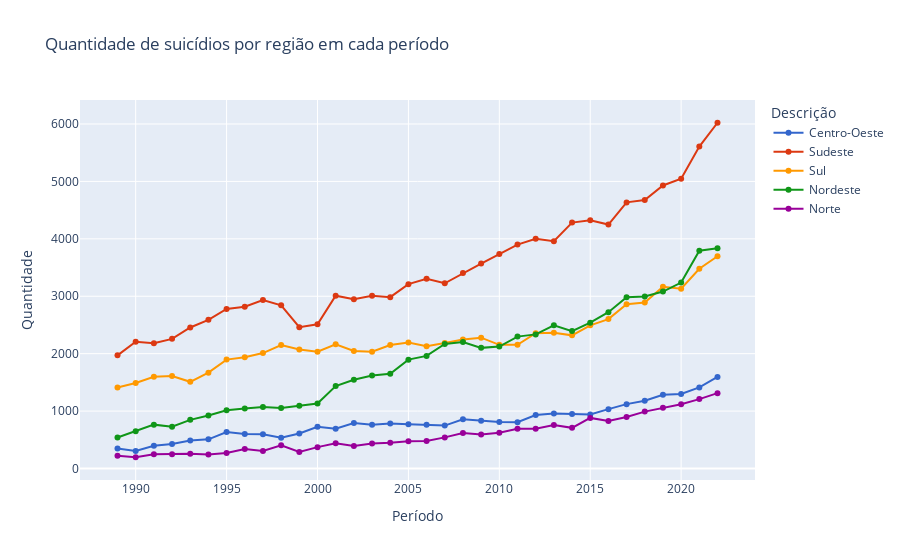

Here is the notebook cell this chart was saved with:
### Code cell
#Gráfico de linha Quantidade de suicídios por região em cada período 
dadosRegPeriodo = BancoLocal.buscar_dados('reg_periodo')

dadosRegPeriodo = dadosRegPeriodo.rename(columns={'quantidade':'Quantidade','ano':'Período','descricao':'Descrição'})

analiseRegiaoPeriodo = AnaliseRegiao(dadosRegPeriodo, 'Período', 'Quantidade', 'Descrição')
analiseRegiaoPeriodo.criar_grafico()
analiseRegiaoPeriodo.anos_max_min()

### Figure 1 — Plotly figure (JSON) as saved in the notebook; plotly's stock layout.template omitted (floating-point values rounded to 4 significant figures)
{"data": [{"hovertemplate": "Descrição=Centro-Oeste<br>Período=%{x}<br>Quantidade=%{y}<extra></extra>", "legendgroup": "Centro-Oeste", "line": {"color": "#3366CC", "dash": "solid"}, "marker": {"symbol": "circle"}, "mode": "lines+markers", "name": "Centro-Oeste", "orientation": "v", "showlegend": true, "type": "scatter", "x": [1989, 1990, 1991, 1992, 1993, 1994, 1995, 1996, 1997, 1998, 1999, 2000, 2001, 2002, 2003, 2004, 2005, 2006, 2007, 2008, 2009, 2010, 2011, 2012, 2013, 2014, 2015, 2016, 2017, 2018, 2019, 2020, 2021, 2022], "xaxis": "x", "y": [349, 304, 396, 425, 486, 508, 634, 600, 598, 535, 610, 728, 692, 792, 763, 784, 771, 764, 747, 857, 831, 812, 807, 932, 956, 950, 940, 1034, 1121, 1180, 1283, 1299, 1412, 1594], "yaxis": "y"}, {"hovertemplate": "Descrição=Sudeste<br>Período=%{x}<br>Quantidade=%{y}<extra></extra>", "legendgroup": "Sudeste", "line": {"color": "#DC3912", "dash": "solid"}, "marker": {"symbol": "circle"}, "mode": "lines+markers", "name": "Sudeste", "orientation": "v", "showlegend": true, "type": "scatter", "x": [1989, 1990, 1991, 1992, 1993, 1994, 1995, 1996, 1997, 1998, 1999, 2000, 2001, 2002, 2003, 2004, 2005, 2006, 2007, 2008, 2009, 2010, 2011, 2012, 2013, 2014, 2015, 2016, 2017, 2018, 2019, 2020, 2021, 2022], "xaxis": "x", "y": [1971, 2209, 2182, 2258, 2456, 2589, 2780, 2819, 2934, 2842, 2462, 2513, 3010, 2948, 3008, 2984, 3211, 3305, 3226, 3404, 3570, 3735, 3900, 4002, 3959, 4283, 4323, 4249, 4635, 4675, 4930, 5046, 5607, 6022], "yaxis": "y"}, {"hovertemplate": "Descrição=Sul<br>Período=%{x}<br>Quantidade=%{y}<extra></extra>", "legendgroup": "Sul", "line": {"color": "#FF9900", "dash": "solid"}, "marker": {"symbol": "circle"}, "mode": "lines+markers", "name": "Sul", "orientation": "v", "showlegend": true, "type": "scatter", "x": [1989, 1990, 1991, 1992, 1993, 1994, 1995, 1996, 1997, 1998, 1999, 2000, 2001, 2002, 2003, 2004, 2005, 2006, 2007, 2008, 2009, 2010, 2011, 2012, 2013, 2014, 2015, 2016, 2017, 2018, 2019, 2020, 2021, 2022], "xaxis": "x", "y": [1411, 1489, 1597, 1611, 1510, 1669, 1897, 1939, 2011, 2151, 2074, 2034, 2162, 2047, 2033, 2151, 2196, 2131, 2185, 2245, 2279, 2154, 2156, 2357, 2365, 2319, 2494, 2602, 2862, 2891, 3167, 3132, 3479, 3697], "yaxis": "y"}, {"hovertemplate": "Descrição=Nordeste<br>Período=%{x}<br>Quantidade=%{y}<extra></extra>", "legendgroup": "Nordeste", "line": {"color": "#109618", "dash": "solid"}, "marker": {"symbol": "circle"}, "mode": "lines+markers", "name": "Nordeste", "orientation": "v", "showlegend": true, "type": "scatter", "x": [1989, 1990, 1991, 1992, 1993, 1994, 1995, 1996, 1997, 1998, 1999, 2000, 2001, 2002, 2003, 2004, 2005, 2006, 2007, 2008, 2009, 2010, 2011, 2012, 2013, 2014, 2015, 2016, 2017, 2018, 2019, 2020, 2021, 2022], "xaxis": "x", "y": [540, 647, 764, 727, 847, 924, 1013, 1045, 1073, 1055, 1095, 1133, 1435, 1546, 1620, 1651, 1896, 1961, 2168, 2202, 2101, 2123, 2297, 2336, 2494, 2393, 2540, 2722, 2981, 2996, 3082, 3239, 3792, 3837], "yaxis": "y"}, {"hovertemplate": "Descrição=Norte<br>Período=%{x}<br>Quantidade=%{y}<extra></extra>", "legendgroup": "Norte", "line": {"color": "#990099", "dash": "solid"}, "marker": {"symbol": "circle"}, "mode": "lines+markers", "name": "Norte", "orientation": "v", "showlegend": true, "type": "scatter", "x": [1989, 1990, 1991, 1992, 1993, 1994, 1995, 1996, 1997, 1998, 1999, 2000, 2001, 2002, 2003, 2004, 2005, 2006, 2007, 2008, 2009, 2010, 2011, 2012, 2013, 2014, 2015, 2016, 2017, 2018, 2019, 2020, 2021, 2022], "xaxis": "x", "y": [220, 196, 247, 247, 256, 242, 270, 340, 307, 406, 289, 372, 439, 393, 437, 447, 476, 478, 542, 620, 593, 624, 692, 694, 759, 708, 881, 826, 896, 991, 1058, 1119, 1209, 1312], "yaxis": "y"}], "layout": {"legend": {"title": {"text": "Descrição"}, "tracegroupgap": 0}, "title": {"text": "Quantidade de suicídios por região em cada período"}, "xaxis": {"anchor": "y", "domain": [0, 1], "title": {"text": "Período"}}, "yaxis": {"anchor": "x", "domain": [0, 1], "title": {"text": "Quantidade"}}}}
